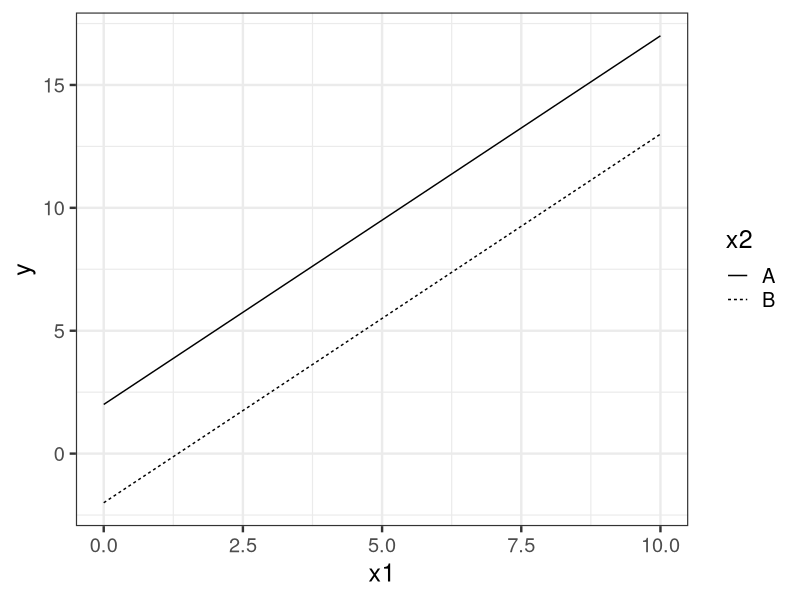
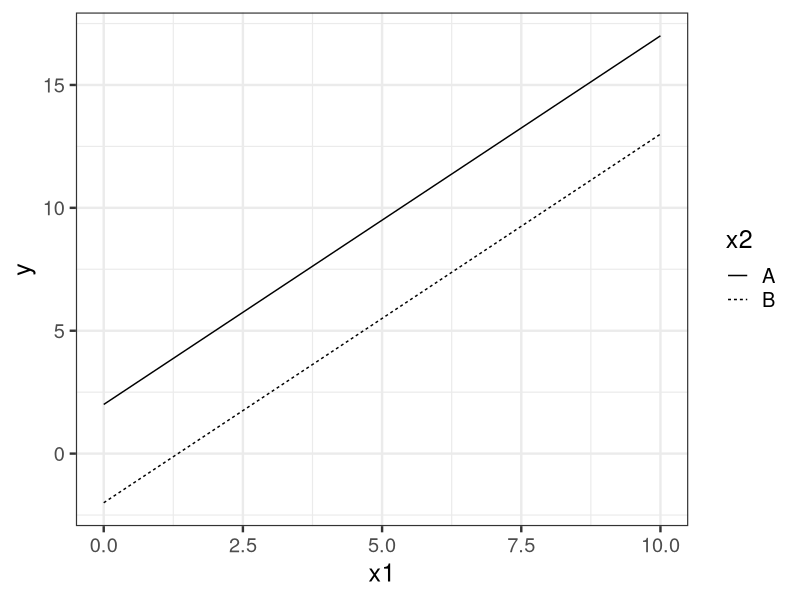
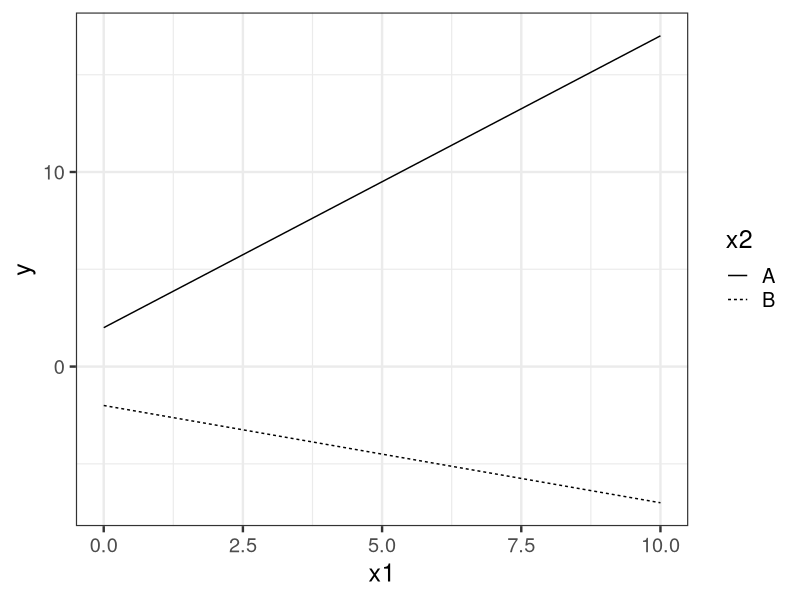
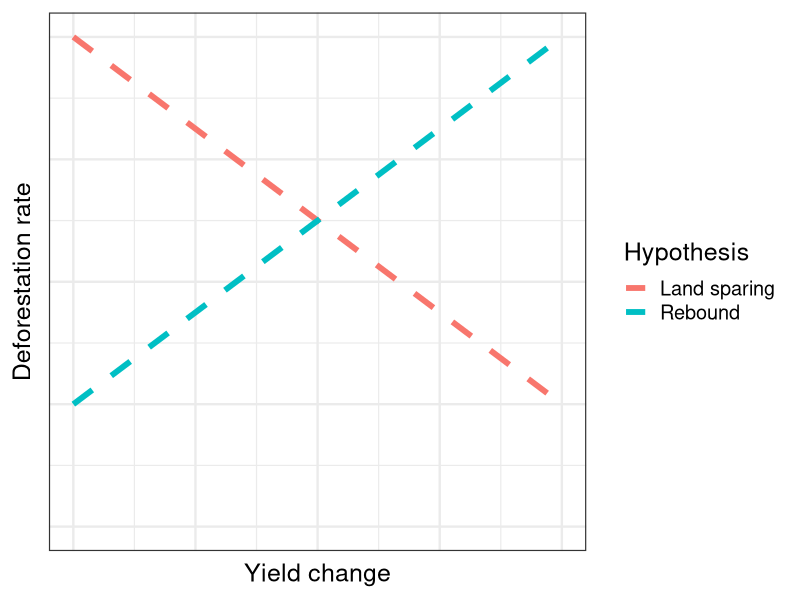
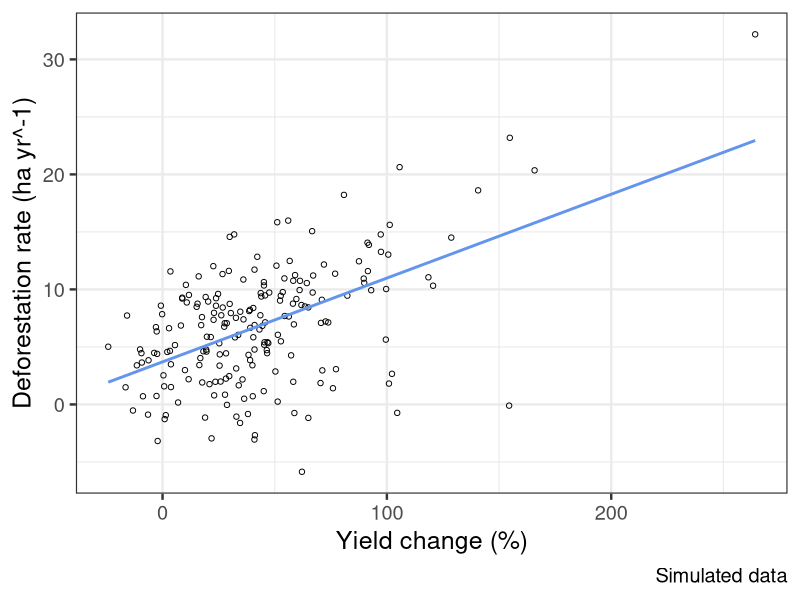
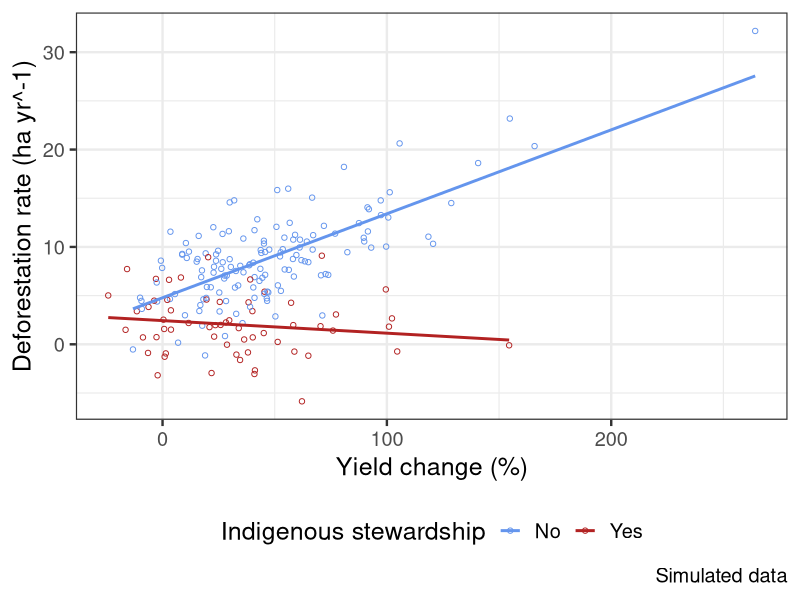
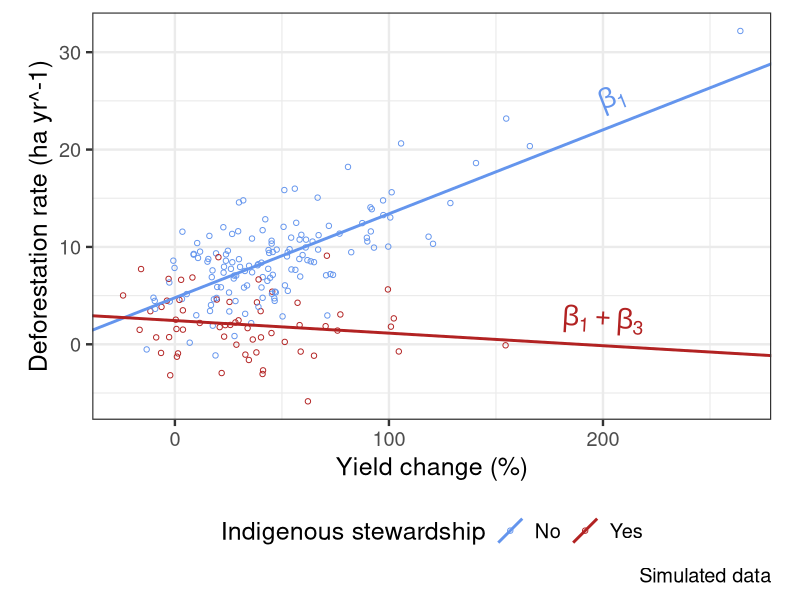
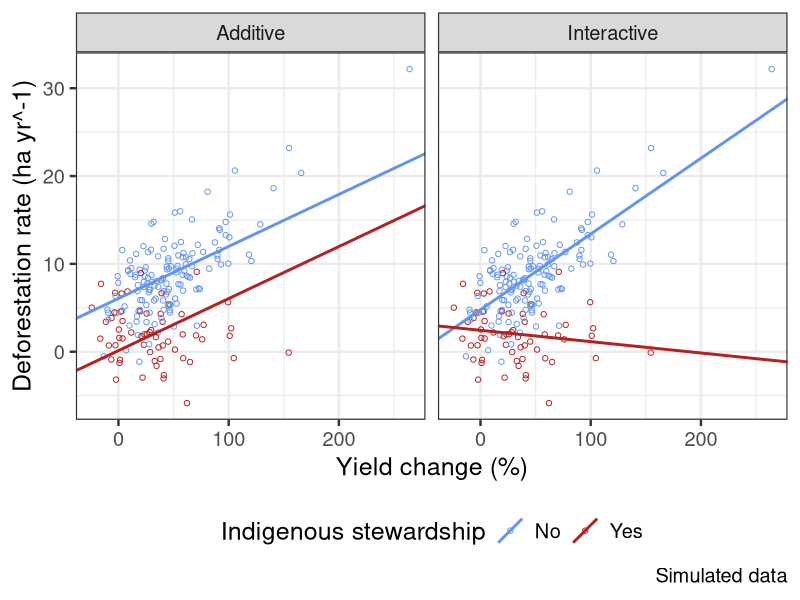

These figures' R source, in order:
## ---- chunk 1
#| label: setup
#| message: false

library(tidyverse)
theme_set(theme_bw(18))
set.seed(222)

# Distribution of intensification
x_mean <- 80
x_disp <- 0.2
x_shape <- 1 / x_disp
x_rate <- 1 / (x_mean * x_disp)

yield_change <- rgamma(200, x_shape, x_rate) - 40

# make indigenous stewardship inversely correlated with yield change
indigenous_steward <- rbinom(200, size = 1, prob = plogis(-yield_change / 50))

# forest_loss = beta_0 + beta_1 * yield_change + beta_2 * indig_steward + beta_3 * yield_change * indig_steward

beta_0 <- -5
beta_1 <- -0.08
beta_2 <- 2
beta_3 <- 0.1
sigma <- 3

forest_data <- tibble(
  yield_change,
  indigenous_steward,
  indigenous_steward_fct = factor(indigenous_steward, labels = c("No", "Yes")),
  mu = beta_0 +
    beta_1 * yield_change +
    beta_2 * indigenous_steward +
    beta_3 * yield_change * indigenous_steward,
  forest_loss = -rnorm(200, mu, sigma)
)
## ---- chunk 2
#| fig-width: 8
expand_grid(x2 = c("A", "B"), x1 = c(0, 10)) |>
  mutate(y = 2 - 4 * (x2 == "B") + 1.5 * x1) |>
  ggplot(aes(x1, y, linetype = x2)) +
  geom_line() +
  expand_limits(y = 0)
## ---- chunk 3
expand_grid(x2 = c("A", "B"), x1 = c(0, 10)) |>
  mutate(y = 2 - 4 * (x2 == "B") + 1.5 * x1) |>
  ggplot(aes(x1, y, linetype = x2)) +
  geom_line() +
  expand_limits(y = 0)
## ---- chunk 4
expand_grid(x2 = c("A", "B"), x1 = c(0, 10)) |>
  mutate(y = 2 - 4 * (x2 == "B") + 1.5 * x1 - 2 * x1 * (x2 == "B")) |>
  ggplot(aes(x1, y, linetype = x2)) +
  geom_line() +
  expand_limits(y = 0)
## ---- chunk 5
#| fig-width: 8
#| fig-align: center

expand_grid(yield = c(0, 10), hypothesis = c("Land sparing", "Rebound")) |>
     mutate(
          deforestation = ifelse(
               hypothesis == "Land sparing",
               8 - 0.6 * yield,
               2 + 0.6 * yield
          )
     ) |>
     ggplot(aes(yield, deforestation, color = hypothesis)) +
     geom_line(linewidth = 2, linetype = "dashed") +
     expand_limits(y = 0) +
     labs(
          x = "Yield change",
          y = "Deforestation rate",
          color = "Hypothesis"
     ) +
     theme(axis.text = element_blank(), axis.ticks = element_blank())
## ---- chunk 6
#| fig-width: 7
#| fig-align: center

ggplot(forest_data, aes(yield_change, forest_loss)) +
  geom_point(shape = 21) +
  geom_smooth(method = "lm", se = FALSE, color = "cornflowerblue") +
  labs(
    x = "Yield change (%)",
    y = "Deforestation rate (ha yr^-1)",
    caption = "Simulated data"
  )
## ---- chunk 7
#| fig-width: 7
#| fig-align: center

ggplot(
  forest_data,
  aes(yield_change, forest_loss, color = indigenous_steward_fct)
) +
  geom_point(shape = 21) +
  geom_smooth(method = "lm", se = FALSE) +
  scale_color_manual(values = c("cornflowerblue", "firebrick")) +
  labs(
    x = "Yield change (%)",
    y = "Deforestation rate (ha yr^-1)",
    color = "Indigenous stewardship",
    caption = "Simulated data"
  ) +
  theme(
    legend.position = "bottom"
  )
## ---- chunk 8
#| fig-width: 7
#| fig-align: center

interaction_mod <- lm(
  forest_loss ~ yield_change * indigenous_steward,
  forest_data
)
coefs <- coef(interaction_mod)

# Prediction lines for each group
pred_lines <- tibble(
  indigenous_steward_fct = factor(c("No", "Yes"), levels = c("No", "Yes")),
  intercept = c(coefs[1], coefs[1] + coefs[3]),
  slope = c(coefs[2], coefs[2] + coefs[4])
)

# Fix panel limits and aspect ratio so labels can be rotated parallel to lines
pad <- function(r) r + c(-1, 1) * 0.05 * diff(r)
x_lim <- pad(range(forest_data$yield_change))
y_lim <- pad(range(forest_data$forest_loss))
aspect <- 0.6

slope_labels <- pred_lines %>%
  mutate(
    label = c("beta[1]", "beta[1] + beta[3]"),
    x = x_lim[1] + c(0.78, 0.75) * diff(x_lim),
    y = intercept + slope * x,
    angle = atan(slope * diff(x_lim) / diff(y_lim) * aspect) * 180 / pi
  )

ggplot(
  forest_data,
  aes(yield_change, forest_loss, color = indigenous_steward_fct)
) +
  geom_point(shape = 21) +
  geom_abline(
    aes(intercept = intercept, slope = slope, color = indigenous_steward_fct),
    pred_lines,
    linewidth = 1
  ) +
  geom_text(
    aes(x, y, label = label, angle = angle),
    slope_labels,
    parse = TRUE,
    vjust = -0.4,
    size = 7,
    show.legend = FALSE
  ) +
  scale_color_manual(values = c("cornflowerblue", "firebrick")) +
  coord_cartesian(xlim = x_lim, ylim = y_lim, expand = FALSE) +
  labs(
    x = "Yield change (%)",
    y = "Deforestation rate (ha yr^-1)",
    color = "Indigenous stewardship",
    caption = "Simulated data"
  ) +
  theme(
    aspect.ratio = aspect,
    legend.position = "bottom"
  )
## ---- chunk 9
#| fig-width: 12
#| fig-height: 5.5
#| fig-align: center

additive_mod <- lm(
  forest_loss ~ yield_change + indigenous_steward,
  forest_data
)
add_coefs <- coef(additive_mod)

model_lines <- bind_rows(
  tibble(
    model = "Additive",
    indigenous_steward_fct = factor(c("No", "Yes"), levels = c("No", "Yes")),
    intercept = c(add_coefs[1], add_coefs[1] + add_coefs[3]),
    slope = c(add_coefs[2], add_coefs[2])
  ),
  mutate(pred_lines, model = "Interactive")
)

forest_data |>
  cross_join(tibble(model = c("Additive", "Interactive"))) |>
  ggplot(aes(yield_change, forest_loss, color = indigenous_steward_fct)) +
  geom_point(shape = 21) +
  geom_abline(
    aes(intercept = intercept, slope = slope, color = indigenous_steward_fct),
    model_lines,
    linewidth = 1
  ) +
  facet_wrap(~model) +
  scale_color_manual(values = c("cornflowerblue", "firebrick")) +
  labs(
    x = "Yield change (%)",
    y = "Deforestation rate (ha yr^-1)",
    color = "Indigenous stewardship",
    caption = "Simulated data"
  ) +
  theme(legend.position = "bottom")
## ---- chunk 10
#| fig-width: 8
expand_grid(aspect = c("North", "South"), elevation = c(1500, 3000)) |>
  mutate(snowpack = -100 + 0.1 * elevation - 60 * (aspect == "South")) |>
  ggplot(aes(elevation, snowpack, color = aspect)) +
  geom_line(linewidth = 2) +
  scale_color_manual(values = c("cornflowerblue", "firebrick")) +
  labs(
    x = "Elevation (m)",
    y = "Snow water equivalent (cm)",
    color = "Aspect"
  ) +
  theme(legend.position = "bottom")
## ---- chunk 11
#| fig-width: 8
expand_grid(canopy = c("Open", "Shaded"), air_temp = c(10, 30)) |>
  mutate(
    stream_temp = 4 +
      0.7 * air_temp -
      0.4 * air_temp * (canopy == "Shaded") +
      2 * (canopy == "Shaded")
  ) |>
  ggplot(aes(air_temp, stream_temp, color = canopy)) +
  geom_line(linewidth = 2) +
  scale_color_manual(values = c("firebrick", "cornflowerblue")) +
  labs(
    x = "Air temperature (°C)",
    y = "Stream temperature (°C)",
    color = "Riparian canopy"
  ) +
  theme(legend.position = "bottom")
